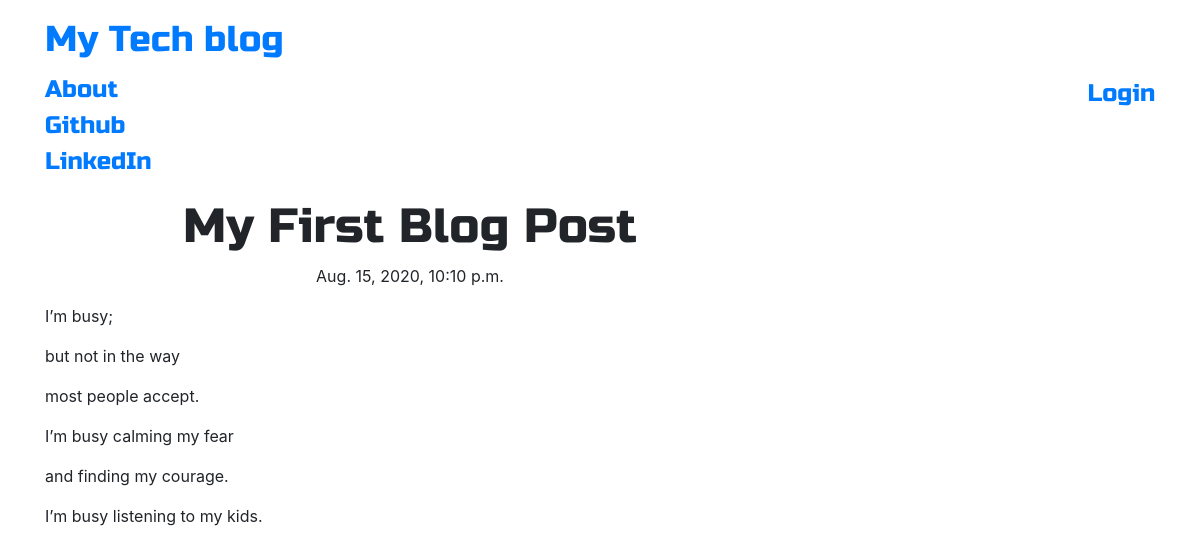
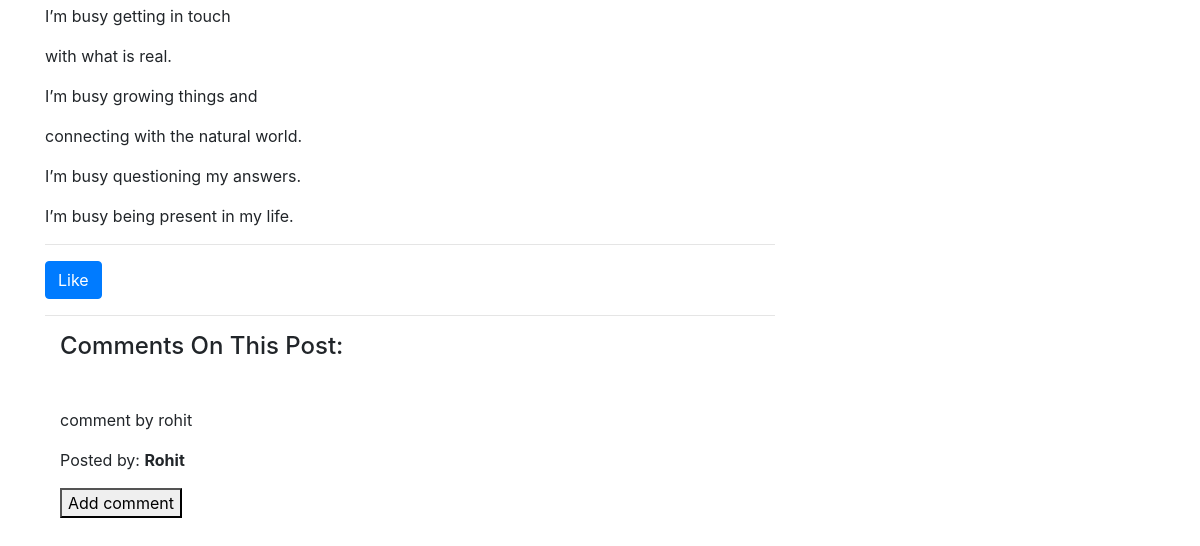
Before: /post/1/ with the older database file (2 pictures, top to bottom).
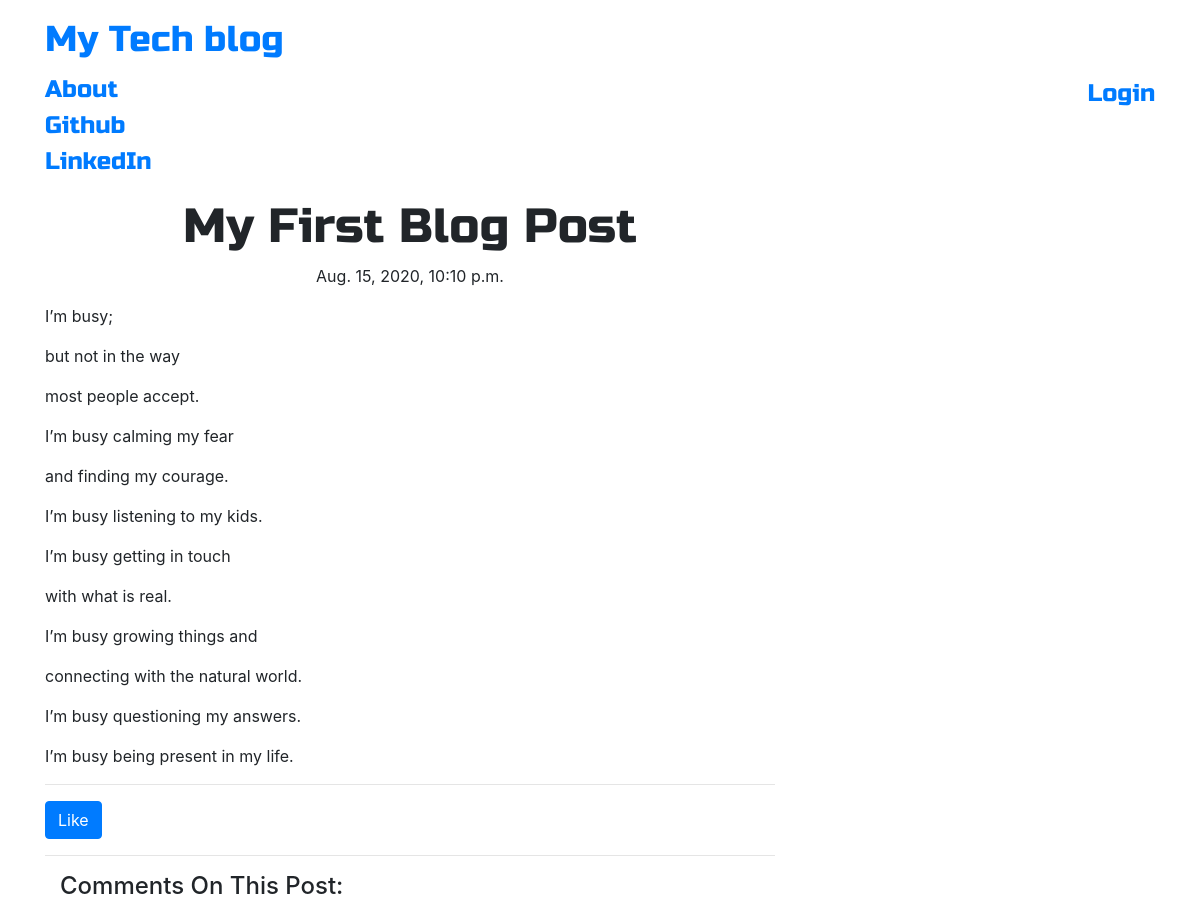
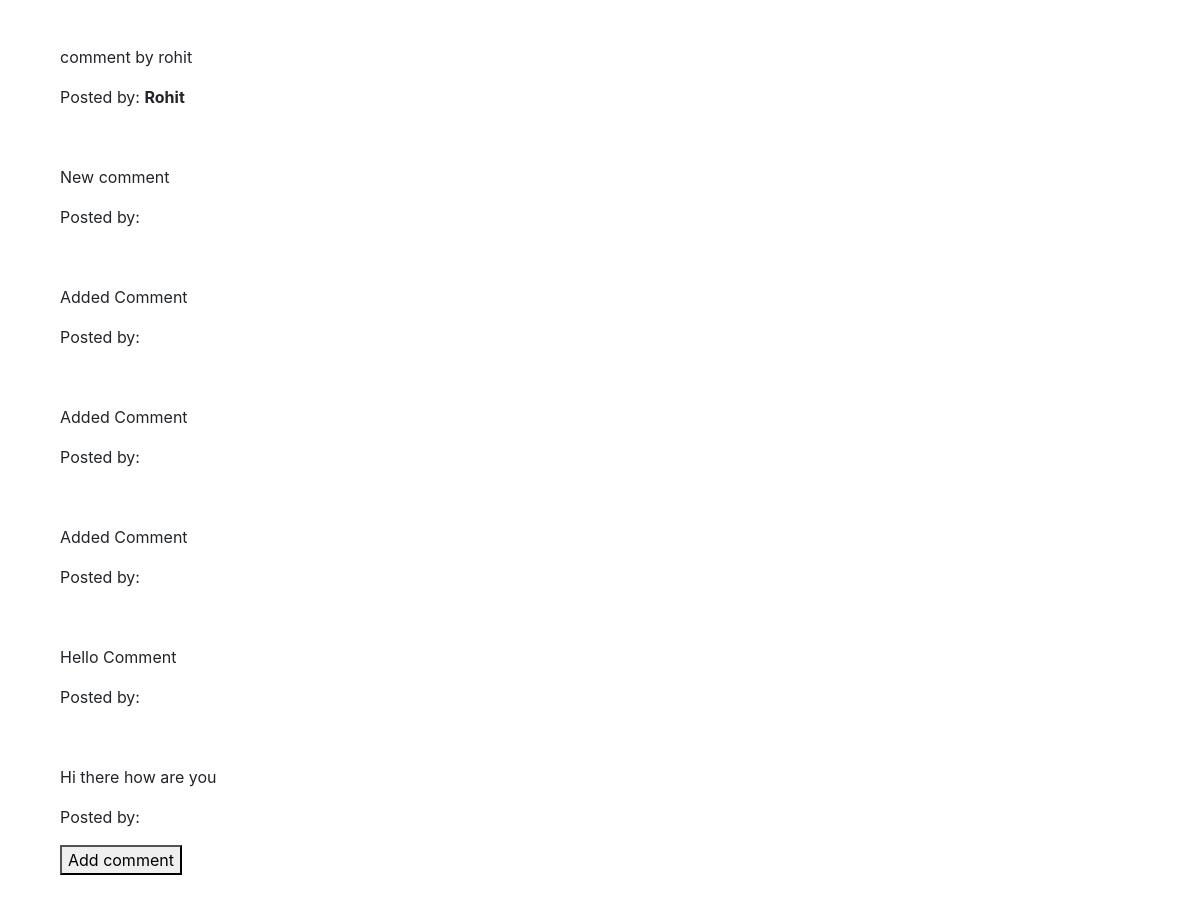
After: the same page with the newer database file (2 pictures, top to bottom).
### blog/models.py (models this page shows, shortened)
class Comment(models.Model):
    post = models.ForeignKey('blog.Post', related_name='comments',on_delete=models.ProtectedError)
    author = models.CharField(max_length=200)
    text = models.TextField()
    created_date = models.DateTimeField(default=timezone.now)

### blog/views.py (the view)
# urls.py: path('post/<pk>/', views.PostDetailView, name='post_detail'),
def PostDetailView(request, pk):
    post = get_object_or_404(Post, pk=pk)
    comments = post.comments
    new_comment = None
    if request.method == 'POST':
        comment_form = CommentForm(data=request.POST)
        if comment_form.is_valid():
            new_comment = comment_form.save(commit=False)
            new_comment.post = post
            new_comment.save()
            return redirect('post_detail', pk=post.pk)
    else:
        comment_form = CommentForm()
    return render(request,
                  'blog/post_detail.html',
                  {'post': post,
                   'comments': comments,
                   'new_comment': new_comment,
                   'comment_form': comment_form})

### blog/templates/blog/post_detail.html (shortened to what this page needs)
{% extends 'blog/base.html' %}
{%load static%}
{% block content %}
        <h1 class='posttitle loader'>{{ post.title }}</h1>
        {% if post.published_date %}
            <div class="date postdate">
                {{ post.published_date }}
            </div>
        {% else %}
            <a class="btn btn-primary" href="{% url 'post_publish' pk=post.pk %}">Publish</a>
        {% endif %}
      <p class='postcontent' >{{ post.text|safe|linebreaksbr }}</p>
<hr>
<span>
    <a class="likebutton" id="like{{ post.pk }}" href="#" data-catid="{{ post.pk }}"> <button class="btn btn-primary" id="likebutton">Like</button></a>
</span>
  <hr>
  <div class="container">
    <div class="loader post">
        <h4>Comments On This Post:</h4>
    </div>
  {% for comment in post.comments.all %}
  <br>
          <p>{{ comment.text|safe|linebreaks }}</p>
          <p>Posted by: <strong>{{ comment.author }}</strong></p>
  {% empty %}
      <p>No comments posted.</p>
  {% endfor %}
  <div>
      <button id="addcomment">Add comment</button>
</div>
</div>
{% endblock %}

Changed rows visible on the page:
added Comment: text "New comment"
added Comment: text "Added Comment"
added Comment: text "Added Comment"
added Comment: text "Added Comment"
added Comment: text "Hello Comment"
added Comment: text "Hi there how are you"
